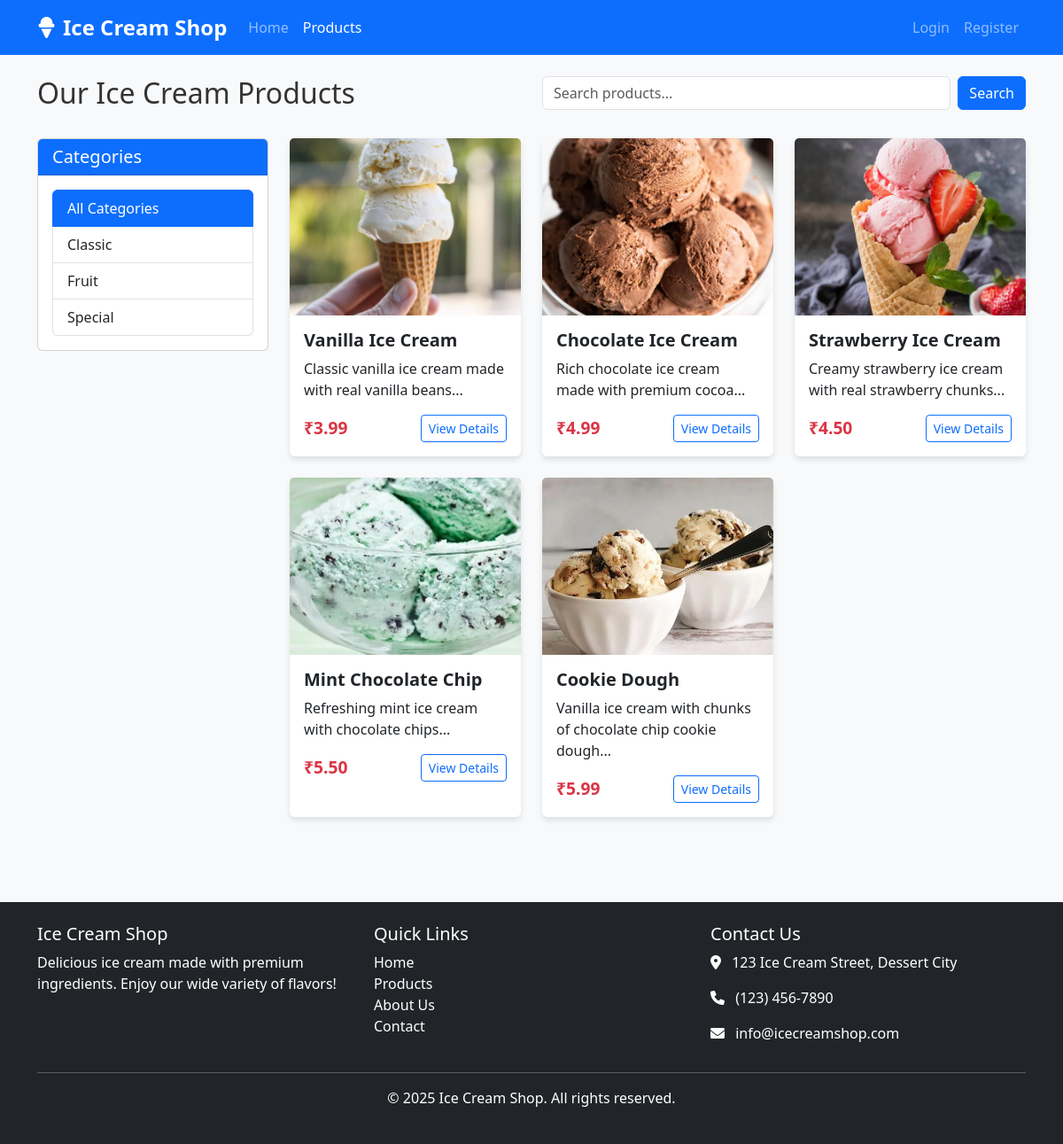
/products.php, run on the app's committed database.
### tables this page shows
CREATE TABLE `products` (
  `id` int(11) NOT NULL,
  `name` varchar(100) NOT NULL,
  `description` text DEFAULT NULL,
  `price` decimal(10,2) NOT NULL,
  `image` varchar(255) DEFAULT NULL,
  `category` varchar(50) DEFAULT NULL,
  `stock` int(11) NOT NULL DEFAULT 0,
  `created_at` timestamp NOT NULL DEFAULT current_timestamp()
);

### models/Product.php (called while the page is built, shortened)
<?php
class Product {
    private $conn;
    private $table_name = "products";
    public function __construct($db) {
        $this->conn = $db;
    }
    public function readAll() {
        $query = "SELECT * FROM " . $this->table_name . " ORDER BY created_at DESC";
        $stmt = $this->conn->prepare($query);
        $stmt->execute();
        return $stmt;
    }
}
?>

### products.php (the view, shortened to what this page needs)
<?php
require_once 'models/Product.php';
require_once 'includes/header.php';
$database = new Database();
$db = $database->getConnection();
$product = new Product($db);
$products = [];
$search_term = "";
$category = "";
if (isset($_GET['search']) && !empty($_GET['search'])) {
    $search_term = $_GET['search'];
    $stmt = $product->search($search_term);
} else if (isset($_GET['category']) && !empty($_GET['category'])) {
    $category = $_GET['category'];
    $product->category = $category;
    $stmt = $product->readByCategory();
} else {
    $stmt = $product->readAll();
}
while ($row = $stmt->fetch(PDO::FETCH_ASSOC)) {
    $products[] = $row;
}
$categories = [];
$stmt = $db->query("SELECT DISTINCT category FROM products ORDER BY category");
while ($row = $stmt->fetch(PDO::FETCH_ASSOC)) {
    $categories[] = $row['category'];
}
?>
<div class="row mb-4">
    <div class="col-md-6">
        <h2>Our Ice Cream Products</h2>
    </div>
    <div class="col-md-6">
        <form action="products.php" method="get" class="d-flex">
            <input type="text" name="search" class="form-control me-2" placeholder="Search products..." value="<?php echo htmlspecialchars($search_term); ?>">
            <button type="submit" class="btn btn-primary">Search</button>
        </form>
    </div>
</div>
<div class="row">
    <div class="col-md-3 mb-4">
        <div class="card">
            <div class="card-header bg-primary text-white">
                <h5 class="mb-0">Categories</h5>
            </div>
            <div class="card-body">
                <div class="list-group">
                    <a href="products.php" class="list-group-item list-group-item-action <?php echo empty($category) ? 'active' : ''; ?>">All Categories</a>
                    <?php foreach ($categories as $cat): ?>
                    <a href="products.php?category=<?php echo urlencode($cat); ?>" class="list-group-item list-group-item-action <?php echo ($category == $cat) ? 'active' : ''; ?>">
                        <?php echo htmlspecialchars($cat); ?>
                    </a>
                    <?php endforeach; ?>
                </div>
            </div>
        </div>
    </div>
    <div class="col-md-9">
        <?php if (empty($products)): ?>
        <div class="alert alert-warning">No products found.</div>
        <?php else: ?>
        <div class="row">
            <?php foreach ($products as $product): ?>
            <div class="col-md-4 col-sm-6 mb-4">
                <div class="card product-card">
                    <img src="assets/images/products/<?php echo $product['image']; ?>" class="card-img-top" alt="<?php echo $product['name']; ?>">
                    <div class="card-body">
                        <h5 class="card-title"><?php echo $product['name']; ?></h5>
                        <p class="card-text"><?php echo substr($product['description'], 0, 60); ?>...</p>
                        <div class="d-flex justify-content-between align-items-center">
                            <span class="price">₹<?php echo number_format($product['price'], 2); ?></span>
                            <a href="product.php?id=<?php echo $product['id']; ?>" class="btn btn-sm btn-outline-primary">View Details</a>
                        </div>
                    </div>
                </div>
            </div>
            <?php endforeach; ?>
        </div>
        <?php endif; ?>
    </div>
</div>
<?php require_once 'includes/footer.php'; ?>

### assets/css/style.css (style rules this page uses)
body { font-family: 'Segoe UI', Tahoma, Geneva, Verdana, sans-serif; background-color: #f8f9fa; color: #333; }
.product-card { transition: transform 0.3s; height: 100%; border: none; box-shadow: 0 4px 6px rgba(0, 0, 0, 0.1); }
.product-card img { height: 200px; object-fit: cover; }
.product-card .card-title { font-weight: bold; }
.product-card .price { font-size: 1.2rem; font-weight: bold; color: #dc3545; }

### data on the page
products: image (picture), name "Vanilla Ice Cream", description "Classic vanilla ice cream made with real vanilla beans", price "3.99"
products: image (picture), name "Chocolate Ice Cream", description "Rich chocolate ice cream made with premium cocoa", price "4.99"
products: image (picture), name "Strawberry Ice Cream", description "Creamy strawberry ice cream with real strawberry chunks", price "4.50"
products: image (picture), name "Mint Chocolate Chip", description "Refreshing mint ice cream with chocolate chips", price "5.50"
products: image (picture), name "Cookie Dough", description "Vanilla ice cream with chunks of chocolate chip cookie dough", price "5.99"

### other printed values
$cat "Classic"
$cat "Fruit"
$cat "Special"
